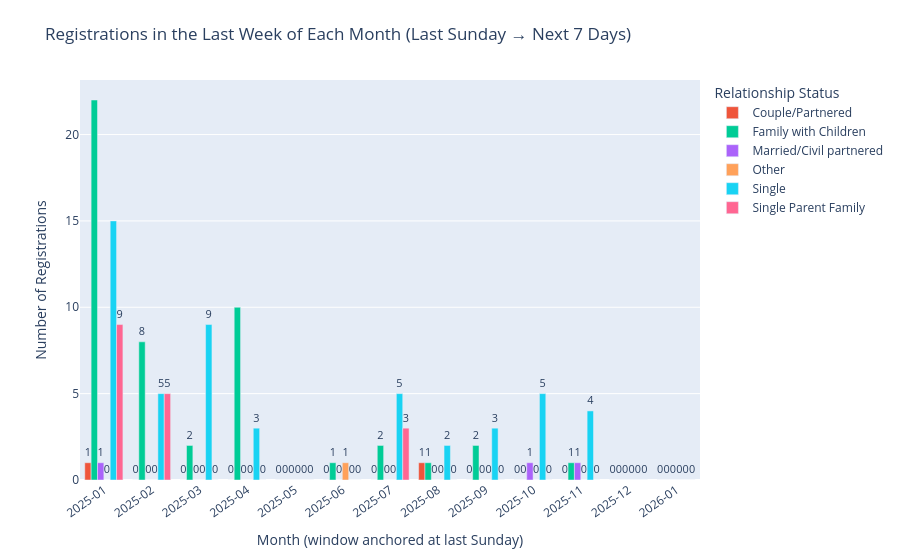

The notebook cell saved with this chart:
### Code cell
import pandas as pd
import plotly.express as px

# ---------------------------
# 0) Robust timestamp parsing
# ---------------------------
def parse_mixed_timestamp(series: pd.Series) -> pd.Series:
    s = series.astype(str).str.strip()
    dt = pd.to_datetime(s, format="%Y-%m-%d %H:%M:%S", errors="coerce")
    dt = dt.fillna(pd.to_datetime(s, format="%m/%d/%Y %H:%M:%S", errors="coerce"))
    return dt

# ---------------------------------------
# 1) Build "last Sunday + next 7 days" windows
# ---------------------------------------
def build_last_week_windows(min_ts: pd.Timestamp, max_ts: pd.Timestamp) -> pd.DataFrame:
    if pd.isna(min_ts) or pd.isna(max_ts):
        return pd.DataFrame(columns=["Month", "Start", "End"])

    months = pd.period_range(min_ts.to_period("M"), max_ts.to_period("M"), freq="M")

    rows = []
    for p in months:
        first = pd.Timestamp(p.year, p.month, 1)
        last_day = first + pd.offsets.MonthEnd(0)
        delta_days = (last_day.weekday() - 6) % 7  # last Sunday (weekday=6)
        last_sunday = (last_day - pd.Timedelta(days=delta_days)).normalize()
        start = last_sunday
        end = start + pd.Timedelta(days=7)         # [start, end)
        rows.append({"Month": f"{p.year:04d}-{p.month:02d}", "Start": start, "End": end})

    return pd.DataFrame(rows)

# ---------------------------------------
# 2) Prepare registration data
# ---------------------------------------
reg = registration_df.copy()

# If your registration timestamp column is NOT "Timestamp", change it here
REG_TS_COL = "Timestamp"  # common for Google Form exports

reg["Timestamp_Parsed"] = parse_mixed_timestamp(reg[REG_TS_COL])
reg = reg.dropna(subset=["Timestamp_Parsed"])

# Relationship status lives in registration_df already
reg["Your relationship status"] = reg["Your relationship status"].fillna("Unknown")

# ---------------------------------------
# 3) Assign each registration to its month’s "last-week window"
# ---------------------------------------
windows = build_last_week_windows(reg["Timestamp_Parsed"].min(), reg["Timestamp_Parsed"].max())

intervals = pd.IntervalIndex.from_arrays(windows["Start"], windows["End"], closed="left")
idx = intervals.get_indexer(reg["Timestamp_Parsed"])

reg_last_week = reg[idx != -1].copy()
reg_last_week["Month"] = windows.loc[idx[idx != -1], "Month"].values

# ---------------------------------------
# 4) Aggregate counts Month x Relationship Status (REGISTRATIONS)
# ---------------------------------------
counts = (
    reg_last_week
    .groupby(["Month", "Your relationship status"])
    .size()
    .reset_index(name="Registration Count")
)

# Ensure all months/statuses appear (fill missing with 0)
month_order = windows["Month"].tolist()
status_order = sorted(reg["Your relationship status"].dropna().unique().tolist())

full_index = pd.MultiIndex.from_product([month_order, status_order], names=["Month", "Your relationship status"])
counts = (
    counts.set_index(["Month", "Your relationship status"])
          .reindex(full_index, fill_value=0)
          .reset_index()
)

# ---------------------------------------
# 5) Plot
# ---------------------------------------
fig = px.bar(
    counts,
    x="Month",
    y="Registration Count",
    color="Your relationship status",
    barmode="group",
    text="Registration Count",
    title="Registrations in the Last Week of Each Month (Last Sunday → Next 7 Days)",
    labels={
        "Month": "Month (window anchored at last Sunday)",
        "Registration Count": "Number of Registrations",
        "Your relationship status": "Relationship Status",
    },
    category_orders={"Month": month_order, "Your relationship status": status_order},
)

fig.update_traces(textposition="outside", texttemplate="%{text}", cliponaxis=False)
fig.update_layout(
    xaxis=dict(
        type="category",
        tickmode="array",
        tickvals=month_order,
        ticktext=month_order,
        tickangle=-35,
    ),
    uniformtext_minsize=10,
    uniformtext_mode="hide",
    margin=dict(t=80),
)

fig.show()

### Figure 1 — Plotly figure (JSON) as saved in the notebook; plotly's stock layout.template omitted (floating-point values rounded to 4 significant figures)
{"data": [{"alignmentgroup": "True", "cliponaxis": false, "hovertemplate": "Relationship Status=<br>Month (window anchored at last Sunday)=%{x}<br>Number of Registrations=%{text}<extra></extra>", "legendgroup": "", "marker": {"color": "#636efa", "pattern": {"shape": ""}}, "name": "", "offsetgroup": "", "orientation": "v", "showlegend": false, "text": [0.0, 0.0, 0.0, 0.0, 0.0, 0.0, 0.0, 0.0, 0.0, 0.0, 0.0, 0.0, 0.0], "textposition": "outside", "texttemplate": "%{text}", "type": "bar", "x": ["2025-01", "2025-02", "2025-03", "2025-04", "2025-05", "2025-06", "2025-07", "2025-08", "2025-09", "2025-10", "2025-11", "2025-12", "2026-01"], "xaxis": "x", "y": [0, 0, 0, 0, 0, 0, 0, 0, 0, 0, 0, 0, 0], "yaxis": "y"}, {"alignmentgroup": "True", "cliponaxis": false, "hovertemplate": "Relationship Status=Couple/Partnered<br>Month (window anchored at last Sunday)=%{x}<br>Number of Registrations=%{text}<extra></extra>", "legendgroup": "Couple/Partnered", "marker": {"color": "#EF553B", "pattern": {"shape": ""}}, "name": "Couple/Partnered", "offsetgroup": "Couple/Partnered", "orientation": "v", "showlegend": true, "text": [1.0, 0.0, 0.0, 0.0, 0.0, 0.0, 0.0, 1.0, 0.0, 0.0, 0.0, 0.0, 0.0], "textposition": "outside", "texttemplate": "%{text}", "type": "bar", "x": ["2025-01", "2025-02", "2025-03", "2025-04", "2025-05", "2025-06", "2025-07", "2025-08", "2025-09", "2025-10", "2025-11", "2025-12", "2026-01"], "xaxis": "x", "y": [1, 0, 0, 0, 0, 0, 0, 1, 0, 0, 0, 0, 0], "yaxis": "y"}, {"alignmentgroup": "True", "cliponaxis": false, "hovertemplate": "Relationship Status=Family with Children<br>Month (window anchored at last Sunday)=%{x}<br>Number of Registrations=%{text}<extra></extra>", "legendgroup": "Family with Children", "marker": {"color": "#00cc96", "pattern": {"shape": ""}}, "name": "Family with Children", "offsetgroup": "Family with Children", "orientation": "v", "showlegend": true, "text": [22.0, 8.0, 2.0, 10.0, 0.0, 1.0, 2.0, 1.0, 2.0, 0.0, 1.0, 0.0, 0.0], "textposition": "outside", "texttemplate": "%{text}", "type": "bar", "x": ["2025-01", "2025-02", "2025-03", "2025-04", "2025-05", "2025-06", "2025-07", "2025-08", "2025-09", "2025-10", "2025-11", "2025-12", "2026-01"], "xaxis": "x", "y": [22, 8, 2, 10, 0, 1, 2, 1, 2, 0, 1, 0, 0], "yaxis": "y"}, {"alignmentgroup": "True", "cliponaxis": false, "hovertemplate": "Relationship Status=Married/Civil partnered<br>Month (window anchored at last Sunday)=%{x}<br>Number of Registrations=%{text}<extra></extra>", "legendgroup": "Married/Civil partnered", "marker": {"color": "#ab63fa", "pattern": {"shape": ""}}, "name": "Married/Civil partnered", "offsetgroup": "Married/Civil partnered", "orientation": "v", "showlegend": true, "text": [1.0, 0.0, 0.0, 0.0, 0.0, 0.0, 0.0, 0.0, 0.0, 1.0, 1.0, 0.0, 0.0], "textposition": "outside", "texttemplate": "%{text}", "type": "bar", "x": ["2025-01", "2025-02", "2025-03", "2025-04", "2025-05", "2025-06", "2025-07", "2025-08", "2025-09", "2025-10", "2025-11", "2025-12", "2026-01"], "xaxis": "x", "y": [1, 0, 0, 0, 0, 0, 0, 0, 0, 1, 1, 0, 0], "yaxis": "y"}, {"alignmentgroup": "True", "cliponaxis": false, "hovertemplate": "Relationship Status=Other<br>Month (window anchored at last Sunday)=%{x}<br>Number of Registrations=%{text}<extra></extra>", "legendgroup": "Other", "marker": {"color": "#FFA15A", "pattern": {"shape": ""}}, "name": "Other", "offsetgroup": "Other", "orientation": "v", "showlegend": true, "text": [0.0, 0.0, 0.0, 0.0, 0.0, 1.0, 0.0, 0.0, 0.0, 0.0, 0.0, 0.0, 0.0], "textposition": "outside", "texttemplate": "%{text}", "type": "bar", "x": ["2025-01", "2025-02", "2025-03", "2025-04", "2025-05", "2025-06", "2025-07", "2025-08", "2025-09", "2025-10", "2025-11", "2025-12", "2026-01"], "xaxis": "x", "y": [0, 0, 0, 0, 0, 1, 0, 0, 0, 0, 0, 0, 0], "yaxis": "y"}, {"alignmentgroup": "True", "cliponaxis": false, "hovertemplate": "Relationship Status=Single<br>Month (window anchored at last Sunday)=%{x}<br>Number of Registrations=%{text}<extra></extra>", "legendgroup": "Single", "marker": {"color": "#19d3f3", "pattern": {"shape": ""}}, "name": "Single", "offsetgroup": "Single", "orientation": "v", "showlegend": true, "text": [15.0, 5.0, 9.0, 3.0, 0.0, 0.0, 5.0, 2.0, 3.0, 5.0, 4.0, 0.0, 0.0], "textposition": "outside", "texttemplate": "%{text}", "type": "bar", "x": ["2025-01", "2025-02", "2025-03", "2025-04", "2025-05", "2025-06", "2025-07", "2025-08", "2025-09", "2025-10", "2025-11", "2025-12", "2026-01"], "xaxis": "x", "y": [15, 5, 9, 3, 0, 0, 5, 2, 3, 5, 4, 0, 0], "yaxis": "y"}, {"alignmentgroup": "True", "cliponaxis": false, "hovertemplate": "Relationship Status=Single Parent Family<br>Month (window anchored at last Sunday)=%{x}<br>Number of Registrations=%{text}<extra></extra>", "legendgroup": "Single Parent Family", "marker": {"color": "#FF6692", "pattern": {"shape": ""}}, "name": "Single Parent Family", "offsetgroup": "Single Parent Family", "orientation": "v", "showlegend": true, "text": [9.0, 5.0, 0.0, 0.0, 0.0, 0.0, 3.0, 0.0, 0.0, 0.0, 0.0, 0.0, 0.0], "textposition": "outside", "texttemplate": "%{text}", "type": "bar", "x": ["2025-01", "2025-02", "2025-03", "2025-04", "2025-05", "2025-06", "2025-07", "2025-08", "2025-09", "2025-10", "2025-11", "2025-12", "2026-01"], "xaxis": "x", "y": [9, 5, 0, 0, 0, 0, 3, 0, 0, 0, 0, 0, 0], "yaxis": "y"}], "layout": {"barmode": "group", "legend": {"title": {"text": "Relationship Status"}, "tracegroupgap": 0}, "margin": {"t": 80}, "title": {"text": "Registrations in the Last Week of Each Month (Last Sunday → Next 7 Days)"}, "uniformtext": {"minsize": 10, "mode": "hide"}, "xaxis": {"anchor": "y", "categoryarray": ["2025-01", "2025-02", "2025-03", "2025-04", "2025-05", "2025-06", "2025-07", "2025-08", "2025-09", "2025-10", "2025-11", "2025-12", "2026-01"], "categoryorder": "array", "domain": [0, 1], "tickangle": -35, "tickmode": "array", "ticktext": ["2025-01", "2025-02", "2025-03", "2025-04", "2025-05", "2025-06", "2025-07", "2025-08", "2025-09", "2025-10", "2025-11", "2025-12", "2026-01"], "tickvals": ["2025-01", "2025-02", "2025-03", "2025-04", "2025-05", "2025-06", "2025-07", "2025-08", "2025-09", "2025-10", "2025-11", "2025-12", "2026-01"], "title": {"text": "Month (window anchored at last Sunday)"}, "type": "category"}, "yaxis": {"anchor": "x", "domain": [0, 1], "title": {"text": "Number of Registrations"}}}}
